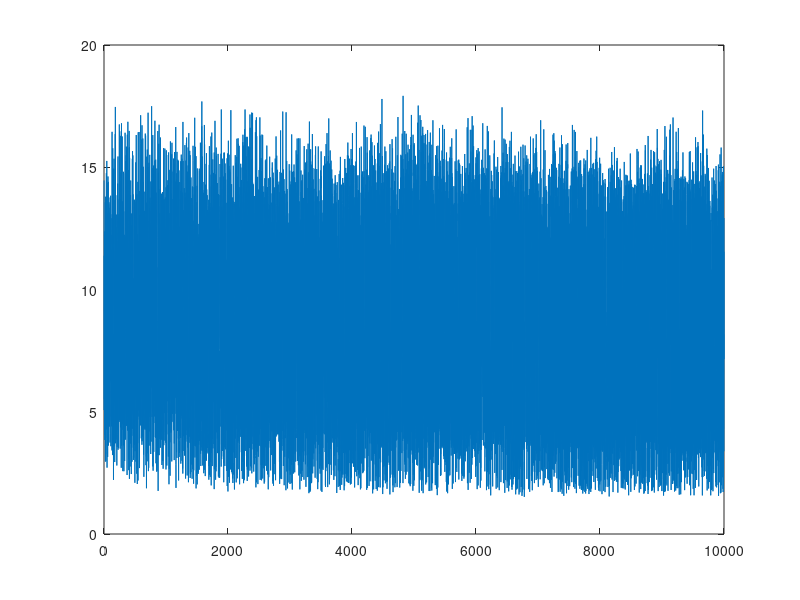
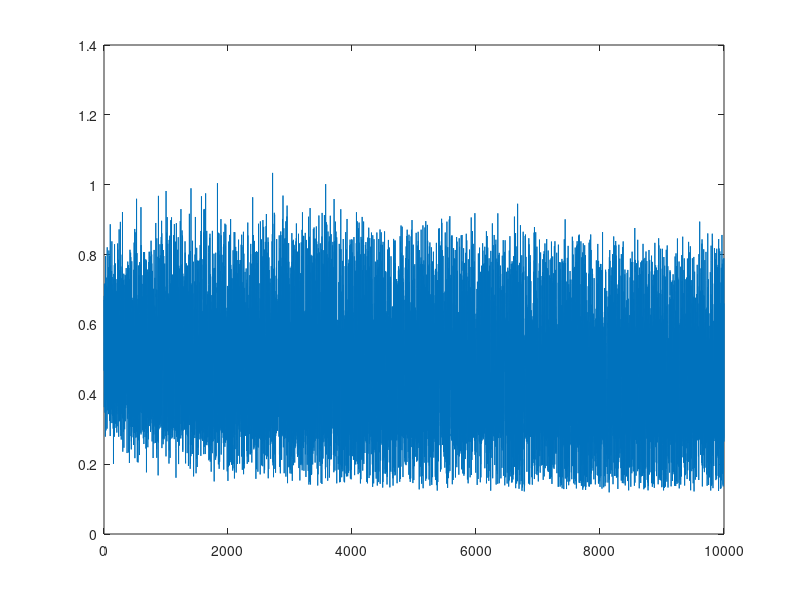

The MATLAB source for these figures, in order:
function [] = maxi_learn_speed_takiyama_RL_optimum()
% Reinforcement learning for force production of a two joint planar arm
% theta: direction of desired force (degrees)

%clear all; close all; clc;

% Input layer:
T = 10000; %number of trial
K = 5; %number of position of theta in the circle (real number is K+1)
thetak = (2*pi)/K:(2*pi)/K:2*pi;
randomOrder = randi(K,T);
mOutput = 2; %number of outputs
nInput = 3; %number of neurons
phiInput = 0; % angle of perturbation
rewardThreshold = 1;
Wthres = zeros(nInput,1);
Vthres= zeros(nInput,1);

nTrials = 10;
phi = zeros(1,nInput);
%v = zeros(1,nTrials);
cost=zeros(nInput,1);
cost2=zeros(nInput,1);
% Connectivity (weight) matrix (W)
Z=zeros(mOutput, nInput);

%E=zeros(1,nTrials); %Faux, car E un reel
%W = zeros(nInput, mOutput);
W = zeros(nInput, mOutput);
V = zeros(nInput, mOutput);
R = [cos(phiInput),-sin(phiInput);sin(phiInput),cos(phiInput)];
A = zeros(nInput,1);
yopti = zeros(nInput,1);
y = zeros(nInput,1);
%Lambda=nInput*R*Z*transpose(Z)*transpose(R); % realiser plus tard
phi(1)=rand;
Z(:,1) =(1/nInput)*[cos(phi(1)*2*pi),sin(phi(1)*2*pi)]';
r=0;
alpha1=1/100;
beta1=1/100;

desMagnitude=1;
%xOutput = zeros(mOutput,1);
xOutput = [0,0]';
B=1;
%sigmaA=0.05;
%epsilon=normrnd(0,sigmaA,nInput,1);
%sigmaP=0.05;
%zeta=normrnd(0,sigmaP,nInput,mOutput);
%alpha=0.9;
%randomOrder2 = randi([1,nInput],nTrials,1);

%E = zeros(nTrials,1);
%Reward=zeros(T,1);
E=zeros(T,1);

for k = 2:nInput
    phi(k)= rand;    % !!!!!Angle!!!this phi concerns about tge foce direction(FD)
    Y = (1/nInput)*[cos(phi(k)*2*pi),sin(phi(k)*2*pi)]';
    Z(:,k)=Y;
    
end


%A = (R*Z)\xOutput; % essaie, a remettre dans l'algo

%for i = 1:mOutput
%   for j= 1:mOutput
%      if i==j
%     D(i,i)=lambda(i); %Autre element par default a zero?
%    else
%       D(i,j)= 0;
%  end
%end
%end


for j = 1:T
    
    desTheta = thetak(randomOrder(j));
    tTarget = desMagnitude*[cos(desTheta);sin(desTheta)] %t,target position
    %end
    
    for i = 1:nInput
        mu(i)=W(i,:)*tTarget+Wthres(i);
        expectR(i)=V(i,:)*tTarget+Vthres(i);
        O=[(1-expectR(i)) 0];
        omega(i)=max(O);
        A(i)=normrnd(mu(i),omega(i));
        y(i)=1./(1+ exp(-A(i)));
        
    end
    yopti=(R*Z)\tTarget
    xOutput=R*Z*y
    
    for i = 1:nInput
        cost(i)=yopti(i)-y(i);
        r(i)= max(0,(rewardThreshold - abs(cost(i)))/rewardThreshold);
        %E(i)=cost;
    end
    
    if xOutput==[NaN NaN]';
        then display(j);
    end
    
    
    %Reinforcement Learning
    
    for i = 1:nInput
        deltaW(i) = (r(i)-expectR(i))*((A(i)-mu(i))/omega(i));
        deltaV(i) = (r(i)-expectR(i));
        
        for k = 1:mOutput
            W(i,k) = W(i,k) + alpha1*deltaW(i)*tTarget(k);
            Wthres(i) = Wthres(i) + alpha1*deltaW(i);
            V(i,k) = V(i,k) + beta1*deltaV(i)*tTarget(k);
            
            
        end
    end
    
    X(:,j)=xOutput;
    P=transpose(cost)*cost;
    E(j)=P;
    E2(j)=(1/2)*(tTarget-xOutput)'*(tTarget-xOutput);
end
%xOutput=R*Z*A
%cost=(1/2)*(tTarget-xOutput)'*(tTarget-xOutput);
%r = max(0,(rewardThreshold - cost)/rewardThreshold);
%Q(j)=r;
%E(j)=cost;

figure
plot(E)
figure
plot(E2)























